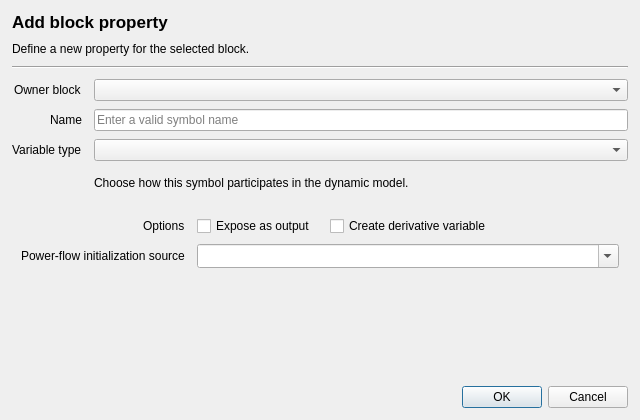
<?xml version="1.0" encoding="UTF-8"?>
<ui version="4.0">
 <class>AddSymbolDialog</class>
 <widget class="QDialog" name="AddSymbolDialog">
  <property name="geometry">
   <rect><x>0</x><y>0</y><width>640</width><height>420</height></rect>
  </property>
  <property name="minimumSize">
   <size><width>560</width><height>360</height></size>
  </property>
  <property name="windowTitle">
   <string>Add block property</string>
  </property>
  <property name="modal">
   <bool>true</bool>
  </property>
  <layout class="QVBoxLayout" name="verticalLayout">
   <property name="spacing"><number>10</number></property>
   <property name="leftMargin"><number>12</number></property>
   <property name="topMargin"><number>12</number></property>
   <property name="rightMargin"><number>12</number></property>
   <property name="bottomMargin"><number>12</number></property>
   <item>
    <widget class="QLabel" name="dialog_heading">
     <property name="font"><font><pointsize>13</pointsize><bold>true</bold></font></property>
     <property name="text"><string>Add block property</string></property>
    </widget>
   </item>
   <item>
    <widget class="QLabel" name="dialog_description">
     <property name="text"><string>Define a new property for the selected block.</string></property>
     <property name="wordWrap"><bool>true</bool></property>
    </widget>
   </item>
   <item>
    <widget class="Line" name="heading_separator">
     <property name="orientation"><enum>Qt::Orientation::Horizontal</enum></property>
    </widget>
   </item>
   <item>
    <layout class="QFormLayout" name="common_form_layout">
     <property name="fieldGrowthPolicy"><enum>QFormLayout::FieldGrowthPolicy::AllNonFixedFieldsGrow</enum></property>
     <property name="labelAlignment"><set>Qt::AlignmentFlag::AlignRight|Qt::AlignmentFlag::AlignTrailing|Qt::AlignmentFlag::AlignVCenter</set></property>
     <property name="horizontalSpacing"><number>12</number></property>
     <property name="verticalSpacing"><number>8</number></property>
     <item row="0" column="0">
      <widget class="QLabel" name="new_symbol_owner_label">
       <property name="text"><string>Owner block</string></property>
      </widget>
     </item>
     <item row="0" column="1">
      <widget class="QComboBox" name="new_symbol_owner">
       <property name="sizePolicy"><sizepolicy hsizetype="Expanding" vsizetype="Fixed"><horstretch>0</horstretch><verstretch>0</verstretch></sizepolicy></property>
      </widget>
     </item>
     <item row="1" column="0">
      <widget class="QLabel" name="new_symbol_name_label">
       <property name="text"><string>Name</string></property>
      </widget>
     </item>
     <item row="1" column="1">
      <widget class="QLineEdit" name="new_symbol_name">
       <property name="sizePolicy"><sizepolicy hsizetype="Expanding" vsizetype="Fixed"><horstretch>0</horstretch><verstretch>0</verstretch></sizepolicy></property>
       <property name="placeholderText"><string>Enter a valid symbol name</string></property>
       <property name="clearButtonEnabled"><bool>true</bool></property>
      </widget>
     </item>
     <item row="2" column="0">
      <widget class="QLabel" name="new_symbol_kind_label">
       <property name="text"><string>Variable type</string></property>
      </widget>
     </item>
     <item row="2" column="1">
      <widget class="QComboBox" name="new_symbol_kind">
       <property name="sizePolicy"><sizepolicy hsizetype="Expanding" vsizetype="Fixed"><horstretch>0</horstretch><verstretch>0</verstretch></sizepolicy></property>
      </widget>
     </item>
     <item row="3" column="1">
      <widget class="QLabel" name="new_symbol_kind_description">
       <property name="text"><string>Choose how this symbol participates in the dynamic model.</string></property>
       <property name="wordWrap"><bool>true</bool></property>
      </widget>
     </item>
    </layout>
   </item>
   <item>
    <widget class="QStackedWidget" name="symbol_options_stack">
     <property name="sizePolicy"><sizepolicy hsizetype="Expanding" vsizetype="Preferred"><horstretch>0</horstretch><verstretch>0</verstretch></sizepolicy></property>
     <property name="currentIndex"><number>0</number></property>
     <widget class="QWidget" name="variable_page">
      <layout class="QFormLayout" name="variable_form_layout">
       <property name="fieldGrowthPolicy"><enum>QFormLayout::FieldGrowthPolicy::AllNonFixedFieldsGrow</enum></property>
       <property name="labelAlignment"><set>Qt::AlignmentFlag::AlignRight|Qt::AlignmentFlag::AlignTrailing|Qt::AlignmentFlag::AlignVCenter</set></property>
       <property name="horizontalSpacing"><number>12</number></property>
       <property name="verticalSpacing"><number>8</number></property>
       <item row="0" column="0">
        <widget class="QLabel" name="variable_options_label">
         <property name="text"><string>Options</string></property>
        </widget>
       </item>
       <item row="0" column="1">
        <widget class="QWidget" name="new_variable_options" native="true">
         <layout class="QHBoxLayout" name="new_variable_options_layout">
          <property name="spacing"><number>14</number></property>
          <property name="leftMargin"><number>0</number></property>
          <property name="topMargin"><number>0</number></property>
          <property name="rightMargin"><number>0</number></property>
          <property name="bottomMargin"><number>0</number></property>
          <item>
           <widget class="QCheckBox" name="new_symbol_exported">
            <property name="text"><string>Expose as output</string></property>
           </widget>
          </item>
          <item>
           <widget class="QCheckBox" name="new_state_derivative">
            <property name="text"><string>Create derivative variable</string></property>
           </widget>
          </item>
          <item>
           <spacer name="new_variable_options_spacer">
            <property name="orientation"><enum>Qt::Orientation::Horizontal</enum></property>
            <property name="sizeHint" stdset="0"><size><width>40</width><height>20</height></size></property>
           </spacer>
          </item>
         </layout>
        </widget>
       </item>
       <item row="1" column="0">
        <widget class="QLabel" name="new_external_reference_label">
         <property name="toolTip"><string>Power-flow variable used to initialize this dynamic variable.</string></property>
         <property name="text"><string>Power-flow initialization source</string></property>
        </widget>
       </item>
       <item row="1" column="1">
        <widget class="QComboBox" name="new_external_reference">
         <property name="sizePolicy"><sizepolicy hsizetype="Expanding" vsizetype="Fixed"><horstretch>0</horstretch><verstretch>0</verstretch></sizepolicy></property>
         <property name="editable"><bool>true</bool></property>
         <property name="insertPolicy"><enum>QComboBox::InsertPolicy::NoInsert</enum></property>
         <property name="sizeAdjustPolicy"><enum>QComboBox::SizeAdjustPolicy::AdjustToMinimumContentsLengthWithIcon</enum></property>
         <property name="minimumContentsLength"><number>24</number></property>
         <property name="maxVisibleItems"><number>16</number></property>
        </widget>
       </item>
      </layout>
     </widget>
     <widget class="QWidget" name="parameter_page">
      <layout class="QFormLayout" name="parameter_form_layout">
       <property name="fieldGrowthPolicy"><enum>QFormLayout::FieldGrowthPolicy::AllNonFixedFieldsGrow</enum></property>
       <property name="labelAlignment"><set>Qt::AlignmentFlag::AlignRight|Qt::AlignmentFlag::AlignTrailing|Qt::AlignmentFlag::AlignVCenter</set></property>
       <property name="horizontalSpacing"><number>12</number></property>
       <property name="verticalSpacing"><number>8</number></property>
       <item row="0" column="0">
        <widget class="QLabel" name="new_parameter_value_label">
          <property name="text"><string>Local initial value</string></property>
        </widget>
       </item>
       <item row="0" column="1">
        <widget class="QDoubleSpinBox" name="new_parameter_value">
         <property name="sizePolicy"><sizepolicy hsizetype="Expanding" vsizetype="Fixed"><horstretch>0</horstretch><verstretch>0</verstretch></sizepolicy></property>
         <property name="decimals"><number>12</number></property>
         <property name="minimum"><double>-10000000000000000159028911097599180468360808563945281389781327557747838772170381060813469985856815104.000000000000000</double></property>
         <property name="maximum"><double>10000000000000000159028911097599180468360808563945281389781327557747838772170381060813469985856815104.000000000000000</double></property>
        </widget>
       </item>
       <item row="1" column="0">
        <widget class="QLabel" name="new_static_reference_label">
          <property name="text"><string>Device initial value</string></property>
        </widget>
       </item>
       <item row="1" column="1">
        <widget class="QComboBox" name="new_static_reference">
         <property name="sizePolicy"><sizepolicy hsizetype="Expanding" vsizetype="Fixed"><horstretch>0</horstretch><verstretch>0</verstretch></sizepolicy></property>
         <property name="editable"><bool>true</bool></property>
         <property name="insertPolicy"><enum>QComboBox::InsertPolicy::NoInsert</enum></property>
         <property name="sizeAdjustPolicy"><enum>QComboBox::SizeAdjustPolicy::AdjustToMinimumContentsLengthWithIcon</enum></property>
         <property name="minimumContentsLength"><number>24</number></property>
         <property name="maxVisibleItems"><number>16</number></property>
        </widget>
       </item>
      </layout>
     </widget>
     <widget class="QWidget" name="retained_mode_page">
      <layout class="QVBoxLayout" name="retained_mode_layout">
       <item>
        <widget class="QLabel" name="retained_mode_description">
         <property name="text"><string>Retained modes preserve discrete state between simulation steps.</string></property>
         <property name="wordWrap"><bool>true</bool></property>
        </widget>
       </item>
       <item>
        <spacer name="retained_mode_spacer">
         <property name="orientation"><enum>Qt::Orientation::Vertical</enum></property>
         <property name="sizeHint" stdset="0"><size><width>20</width><height>40</height></size></property>
        </spacer>
       </item>
      </layout>
     </widget>
    </widget>
   </item>
   <item>
    <spacer name="vertical_spacer">
     <property name="orientation"><enum>Qt::Orientation::Vertical</enum></property>
     <property name="sizeHint" stdset="0"><size><width>20</width><height>20</height></size></property>
    </spacer>
   </item>
   <item>
    <widget class="QLabel" name="add_symbol_status_label">
     <property name="visible"><bool>false</bool></property>
     <property name="text"><string/></property>
     <property name="wordWrap"><bool>true</bool></property>
     <property name="textInteractionFlags"><set>Qt::TextInteractionFlag::TextSelectableByMouse</set></property>
    </widget>
   </item>
   <item>
    <widget class="QDialogButtonBox" name="button_box">
     <property name="orientation"><enum>Qt::Orientation::Horizontal</enum></property>
     <property name="standardButtons"><set>QDialogButtonBox::StandardButton::Cancel|QDialogButtonBox::StandardButton::Ok</set></property>
    </widget>
   </item>
  </layout>
 </widget>
 <resources/>
 <connections>
  <connection>
   <sender>button_box</sender>
   <signal>rejected()</signal>
   <receiver>AddSymbolDialog</receiver>
   <slot>reject()</slot>
   <hints>
    <hint type="sourcelabel"><x>320</x><y>395</y></hint>
    <hint type="destinationlabel"><x>320</x><y>210</y></hint>
   </hints>
  </connection>
 </connections>
</ui>
